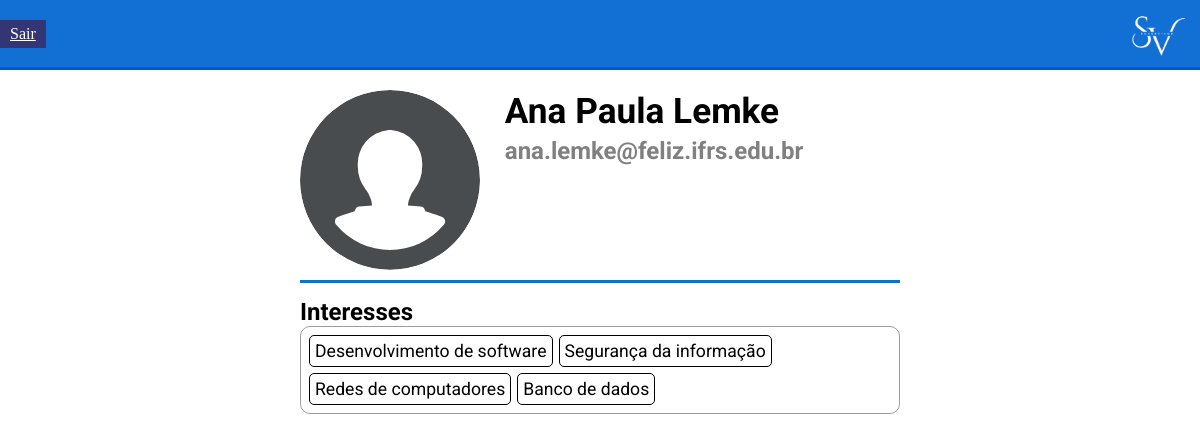
The page /views/VisualizarProfessor/?id=14 (signed in) on the database its author committed.
### tables this page shows
CREATE TABLE `usuario` (
  `idUsuario` int(11) NOT NULL,
  `nome` varchar(255) NOT NULL,
  `email` varchar(255) NOT NULL,
  `senha` varchar(255) NOT NULL,
  `status` int(11) DEFAULT NULL,
  `tipo` varchar(255) NOT NULL,
  `data_hora_cadastro` timestamp NOT NULL DEFAULT current_timestamp(),
  `imagem` varchar(255) DEFAULT NULL,
  `disponivel` tinyint(1) DEFAULT 1
);

CREATE TABLE `interesse` (
  `idInteresse` int(11) NOT NULL,
  `descricao` varchar(255) NOT NULL
);

### src/database/MySQL.php (called while the page is built, shortened)
<?php
class MySQL{
	private $connection;
	public function __construct(){
		$this->connection = new mysqli(HOST,USUARIO,SENHA,BANCO);
		$this->connection->set_charset("utf8");
	}
	public function consulta($sql){
		$result = $this->connection->query($sql);
		$data = array();
		while($item = mysqli_fetch_array($result)){
			$data[] = $item;
		}
		return $data;
	}
}

### src/models/Usuario.php (called while the page is built, shortened)
<?php
class Usuario{
    private int $idUsuario;
    private string $nome;
    private string $email;
    private ?string $foto_perfil = null;
    public function __construct($nome, $foto_perfil, $email, $senha){
        $this->nome = $nome;
        $this->foto_perfil = $foto_perfil;
        $this->email = $email;
    }
    public function  setIdUsuario(int $idUsuario){
        $this->idUsuario = $idUsuario;
    }
    public static function acharUsuario(int $idUsuario) : ?Usuario{
        $conn = new MySQL();
        $sql = "SELECT nome, imagem, email, senha, tipo FROM usuario WHERE idUsuario={$idUsuario}";
        $resultado = $conn->consulta($sql);
        if(count($resultado) === 1){
            $u = new Usuario($resultado[0]['nome'], $resultado[0]['imagem'], $resultado[0]['email'], $resultado[0]['senha']);
            $u->setIdUsuario($idUsuario);
            $u->setTipo($resultado[0]['tipo']);
            return $u;
        }
        return null;
    }
    public function acharInteresses(): array{
        $conn = new MySQL();
        $sql = "SELECT idInteresse FROM usuario_interesse WHERE idUsuario={$this->idUsuario}";
        $resultado = $conn->consulta($sql);
        $interesses = [];
        foreach($resultado as $r){
            $interesses[] = $r['idInteresse'];
        }
        return $interesses;
    }
    public function getNome(): string{
        return $this->nome;
    }
    public function getEmail(): string{
        return $this->email;
    }
    public function getFotoPerfil(): ?string{
        return $this->foto_perfil;
    }
}

### src/models/Interesse.php (called while the page is built, shortened)
<?php
class Interesse{
    private string $descricao;
    public function __construct($descricao){
        $this->descricao = $descricao;
    }
    public function getDescricao(): string{
        return $this->descricao;
    }
    public static function acharInteresse(int $idInteresse): ?self{
        $conn = new MySQL();
        $sql = "SELECT idInteresse, descricao FROM interesse WHERE idInteresse={$idInteresse}";
        $r = $conn->consulta($sql);
        $interesse = new Interesse($r[0]['descricao']);
        $interesse->setIdInteresse($idInteresse);
        return $interesse;
    }
}

### views/VisualizarProfessor/index.php (the view, shortened to what this page needs)
<?php
$professor = Usuario::acharUsuario($_GET['id']);
$professorInteresses = $professor->acharInteresses();
$usuario = Usuario::acharUsuario($_SESSION['idUsuario']);
$usuarioInteresses = $usuario->acharInteresses();
$foto_perfil = $professor->getFotoPerfil() ?? 'foto_perfil_padrao.svg';
?>
<!DOCTYPE html>
<html lang="en">
<head>
    <link rel="stylesheet" href="../../styles/style.css">
</head>
<body>
    <div class="container">
        <header class="cabecalho">
            <img src="../../resources/images/logo.png" alt="Logo SuperVisor" class="logo-cabecalho">
            <a class="cabecalho-link-botao" href="../Logout/">Sair</a>
        </header>
        <main class="container-listagem" style="width:50%;">
            <div class="container-view-dados-professor">
                <img class="foto-redonda-listagem" src="../../resources/users/<?= $foto_perfil ?>" alt="Foto de perfil">
                <span class="container-dados-professor">
                    <h2><?= $professor->getNome() ?></h2>
                    <h3><?= $professor->getEmail() ?></h3>
                </span>
            </div>
            <h2 class="titulo-view">Interesses</h2>
            <div class="bloco-interesses" style="margin:0 0 20px 0">
            <?php
            foreach($professorInteresses as $professorInteresseId){
                $i = Interesse::acharInteresse($professorInteresseId);
                if(in_array($professorInteresseId, $usuarioInteresses)){
                    echo'
                    <div class="container-checkbox-interesse">
                    <label class="interesse-checkbox-label sem-pointer good">'.$i->getDescricao().'</label>
                    </div>
                    ';
                } else {
                    echo'
                    <div class="container-checkbox-interesse">
                    <label class="interesse-checkbox-label sem-pointer">'.$i->getDescricao().'</label>
                    </div>
                    ';
                }
            }
            ?>
            </div>
        </main>
    </div>
</body>
</html>

### styles/style.css (style rules this page uses)
*, *::before, *::after { margin: 0; padding: 0; box-sizing: border-box; }
html, body { width: 100vw; height: 100vh; }
.container { width: 100%; height: 100%; display: flex; flex-direction: column; overflow-x: hidden; }
.cabecalho { width: 100%; height: 70px; background-color: #126fd3; display: flex; align-items: center; flex-direction: row-reverse; gap: 10px; border-bottom: 3px solid #005bbc; justify-content: space-between; }
.logo-cabecalho { height: 100%; margin: 0 10px; }
.cabecalho-link-botao { background-color: #343575; padding: 5px 10px; color: #fff; }
.bloco-interesses { width: 100%; margin: 15px 0 0 0; border: 1px solid #00000062; border-radius: 10px; padding: 5px; display: flex; flex-wrap: wrap; max-height: 500px; overflow-y: scroll; }
.container-checkbox-interesse { font-family: "Roboto"; margin: 9px 3px; }
.interesse-checkbox-label { padding: 5px; font-size: 1.1rem; border: 1px solid black; border-radius: 5px; user-select: none; cursor: pointer; }
.container-listagem { height: 100%; width: 60%; align-self: center; padding: 20px 0; }
.foto-redonda-listagem { object-fit: contain; height: 100%; border-radius: 100vh; margin: 0 5px 0 0; }
.container-view-dados-professor { display: flex; height: 20%; border-bottom: 3px solid #126fd3; padding-bottom: 10px; margin: 0 0 15px 0; }
.container-dados-professor { height: 100%; flex: 1; margin: 0 0 0 20px; }
.container-dados-professor h2 { font-family: "Roboto", sans-serif; font-size: 2.2rem; }
.container-dados-professor h3 { font-family: "Roboto", sans-serif; margin: 5px 0 0 0; font-size: 1.5rem; color: gray; }
.titulo-view { font-family: "Roboto", sans-serif; }
.sem-pointer { cursor: default; }

### rows shown on the page
usuario: nome "Ana Paula Lemke", email "ana.lemke@feliz.ifrs.edu.br"
interesse: descricao "Desenvolvimento de software"
interesse: descricao "Segurança da informação"
interesse: descricao "Redes de computadores"
interesse: descricao "Banco de dados"
